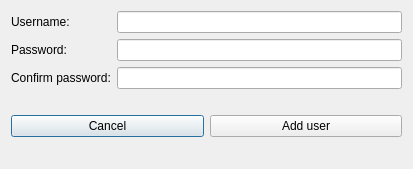
<?xml version="1.0" encoding="UTF-8"?>
<ui version="4.0">
 <class>addUser</class>
 <widget class="QDialog" name="addUser">
  <property name="geometry">
   <rect>
    <x>0</x>
    <y>0</y>
    <width>413</width>
    <height>169</height>
   </rect>
  </property>
  <property name="windowTitle">
   <string>Add a new user</string>
  </property>
  <property name="windowIcon">
   <iconset resource="icons.qrc">
    <normaloff>:/icons/icons/new-user.png</normaloff>:/icons/icons/new-user.png</iconset>
  </property>
  <layout class="QFormLayout" name="formLayout">
   <item row="0" column="0" colspan="2">
    <layout class="QHBoxLayout" name="horizontalLayout_2">
     <item>
      <layout class="QVBoxLayout" name="verticalLayout">
       <item>
        <widget class="QLabel" name="label_2">
         <property name="text">
          <string>Username:</string>
         </property>
        </widget>
       </item>
       <item>
        <widget class="QLabel" name="label_3">
         <property name="text">
          <string>Password:</string>
         </property>
        </widget>
       </item>
       <item>
        <widget class="QLabel" name="label_4">
         <property name="text">
          <string>Confirm password:</string>
         </property>
        </widget>
       </item>
      </layout>
     </item>
     <item>
      <layout class="QVBoxLayout" name="verticalLayout_2">
       <item>
        <widget class="QLineEdit" name="userName"/>
       </item>
       <item>
        <widget class="QLineEdit" name="password">
         <property name="echoMode">
          <enum>QLineEdit::Password</enum>
         </property>
        </widget>
       </item>
       <item>
        <widget class="QLineEdit" name="cPassword">
         <property name="echoMode">
          <enum>QLineEdit::Password</enum>
         </property>
        </widget>
       </item>
      </layout>
     </item>
    </layout>
   </item>
   <item row="2" column="0" colspan="2">
    <layout class="QHBoxLayout" name="horizontalLayout">
     <item>
      <widget class="QPushButton" name="cancel">
       <property name="text">
        <string>Cancel</string>
       </property>
      </widget>
     </item>
     <item>
      <widget class="QPushButton" name="addUserButton">
       <property name="text">
        <string>Add user</string>
       </property>
      </widget>
     </item>
    </layout>
   </item>
   <item row="1" column="0" colspan="2">
    <widget class="QLabel" name="message">
     <property name="text">
      <string/>
     </property>
     <property name="alignment">
      <set>Qt::AlignCenter</set>
     </property>
    </widget>
   </item>
  </layout>
 </widget>
 <resources>
  <include location="icons.qrc"/>
 </resources>
 <connections/>
</ui>
